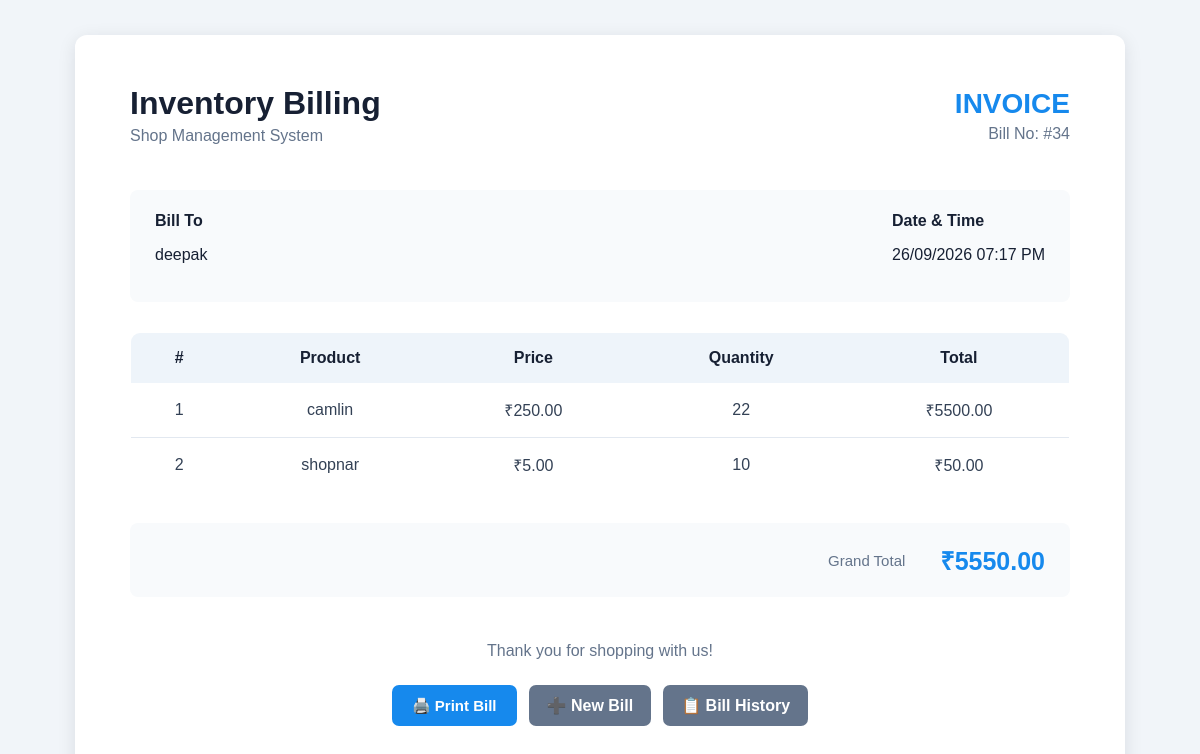
Page /bill/34 on the committed database.
### tables this page shows
CREATE TABLE bills (
            id INTEGER PRIMARY KEY AUTOINCREMENT,
            customer_name TEXT NOT NULL,
            product_name TEXT NOT NULL,
            quantity INTEGER NOT NULL,
            total REAL NOT NULL
        , bill_date TEXT);

CREATE TABLE bill_items (
            id INTEGER PRIMARY KEY AUTOINCREMENT,
            bill_id INTEGER NOT NULL,
            product_name TEXT NOT NULL,
            price REAL NOT NULL,
            quantity INTEGER NOT NULL,
            total REAL NOT NULL
        );

### app.py (the view)
@app.route("/bill/<int:bill_id>")
def view_bill(bill_id):
    conn = sqlite3.connect("shop.db")
    conn.row_factory = sqlite3.Row
    bill = conn.execute(
        "SELECT * FROM bills WHERE id=?",
        (bill_id,)
    ).fetchone()
    if not bill:
        conn.close()
        return "Bill not found"
    items = conn.execute(
        """
        SELECT *
        FROM bill_items
        WHERE bill_id=?
        """,
        (bill_id,)
    ).fetchall()
    conn.close()
    return render_template(
    "bill.html",
    customer_name=bill["customer_name"],
    items=items,
    total=bill["total"],
    bill_id=bill["id"],
    bill_date=bill["bill_date"]
 )

### templates/bill.html (shortened to what this page needs)
<!DOCTYPE html>
<html lang="en">
<head>
    <link rel="stylesheet"
          href="{{ url_for('static', filename='style.css') }}">
</head>
<body>
<div class="bill-page">
    <div class="bill-container">
        <div class="bill-header">
            <div>
                <h1>Inventory Billing</h1>
                <p>Shop Management System</p>
            </div>
            <div class="bill-title">
                <h2>INVOICE</h2>
                <p>Bill No: #{{ bill_id }}</p>
            </div>
        </div>
        <div class="bill-customer">
            <div>
                <strong>Bill To</strong>
                <p>
                    {{ customer_name }}
                </p>
            </div>
            <div>
               <strong>Date & Time</strong>
                <p>{{ bill_date }}</p>
           </div>
        </div>
        <table class="bill-table">
            <thead>
                <tr>
                    <th>#</th>
                    <th>Product</th>
                    <th>Price</th>
                    <th>Quantity</th>
                    <th>Total</th>
                </tr>
            </thead>
            <tbody>
                {% for item in items %}
                <tr>
                    <td>
                        {{ loop.index }}
                    </td>
                    <td>
                        {{ item['product_name'] }}
                    </td>
                    <td>
                        ₹{{ "%.2f"|format(item['price']) }}
                    </td>
                    <td>
                        {{ item['quantity'] }}
                    </td>
                    <td>
                        ₹{{ "%.2f"|format(item['total']) }}
                    </td>
                </tr>
                {% endfor %}
            </tbody>
        </table>
        <div class="bill-total">
            <span>
                Grand Total
            </span>
            <strong>
                ₹{{ "%.2f"|format(total) }}
            </strong>
        </div>
        <div class="bill-footer">
            <p>
                Thank you for shopping with us!
            </p>
        </div>
        <div class="bill-actions no-print">
            <button
                onclick="window.print()"
            >
                🖨️ Print Bill
            </button>
            <a href="/billing">
                ➕ New Bill
            </a>
            <a href="/bill_history">
                📋 Bill History
            </a>
        </div>
    </div>
</div>
</body>
</html>

### static/style.css (style rules this page uses)
* { box-sizing: border-box; }
body { margin: 0; font-family: Arial, sans-serif; background: #f4f7fb; color: #172033; }
button { background: #1689ed; color: white; border: none; padding: 11px 20px; border-radius: 7px; font-size: 15px; font-weight: bold; cursor: pointer; }
table { width: 100%; border-collapse: collapse; margin-top: 15px; background: white; border: 1px solid #dce3ec; border-radius: 10px; overflow: hidden; }
th { background: #eef4fa; color: #334155; padding: 13px; text-align: center; }
td { padding: 12px; border-bottom: 1px solid #e5e7eb; text-align: center; color: #334155; }
a { color: #1689ed; font-weight: bold; text-decoration: none; }
.bill-page { min-height: calc(100vh - 80px); padding: 35px; background: #f1f5f9; }
.bill-container { max-width: 900px; margin: 0 auto; background: white; border-radius: 12px; padding: 40px; box-shadow: 0 4px 18px rgba(15, 23, 42, 0.10); }
.bill-header { display: flex; justify-content: space-between; align-items: center; }
.bill-header h1 { margin: 0; color: #172033; }
.bill-header p { margin: 5px 0 0; color: #64748b; }
.bill-title { text-align: right; }
.bill-title h2 { margin: 0; color: #1689ed; font-size: 28px; }
.bill-title p { margin-top: 5px; }
.bill-customer { display: flex; justify-content: space-between; margin: 25px 0; padding: 18px; background: #f8fafc; border-radius: 8px; }
.bill-table { width: 100%; margin-top: 20px; border-collapse: collapse; }
.bill-table th { background: #eef4fa; color: #172033; padding: 13px; }
.bill-table td { padding: 14px; border-bottom: 1px solid #e2e8f0; }
.bill-total { display: flex; justify-content: flex-end; align-items: center; gap: 35px; margin-top: 25px; padding: 18px; background: #f8fafc; border-radius: 8px; }
.bill-total span { color: #64748b; font-size: 15px; }
.bill-total strong { color: #1689ed; font-size: 25px; }
.bill-footer { text-align: center; margin-top: 35px; color: #64748b; }
.bill-footer p { margin-bottom: 5px; }
.bill-actions { display: flex; justify-content: center; gap: 12px; margin-top: 25px; }
.bill-actions a { background: #64748b; color: white; padding: 11px 18px; border-radius: 7px; text-decoration: none; font-weight: bold; }
.bill-container { max-width: 1050px; padding: 50px 55px; }
.bill-header { padding-bottom: 15px; }
.bill-customer { margin: 30px 0; padding: 22px 25px; }
.bill-table { margin-top: 25px; }
.bill-table th, .bill-table td { padding: 16px 18px; }
.bill-total { margin-top: 30px; padding: 20px 25px; }
.bill-footer { margin-top: 45px; }

### rows in the picture
bills: customer_name "deepak", bill_date "26/09/2026 07:17 PM", total "5550.00"
bill_items: product_name "camlin", price "250.00", quantity "22", total "5500.00"
bill_items: product_name "shopnar", price "5.00", quantity "10", total "50.00"

### other values in the picture
{{ bill_id }} "34"
